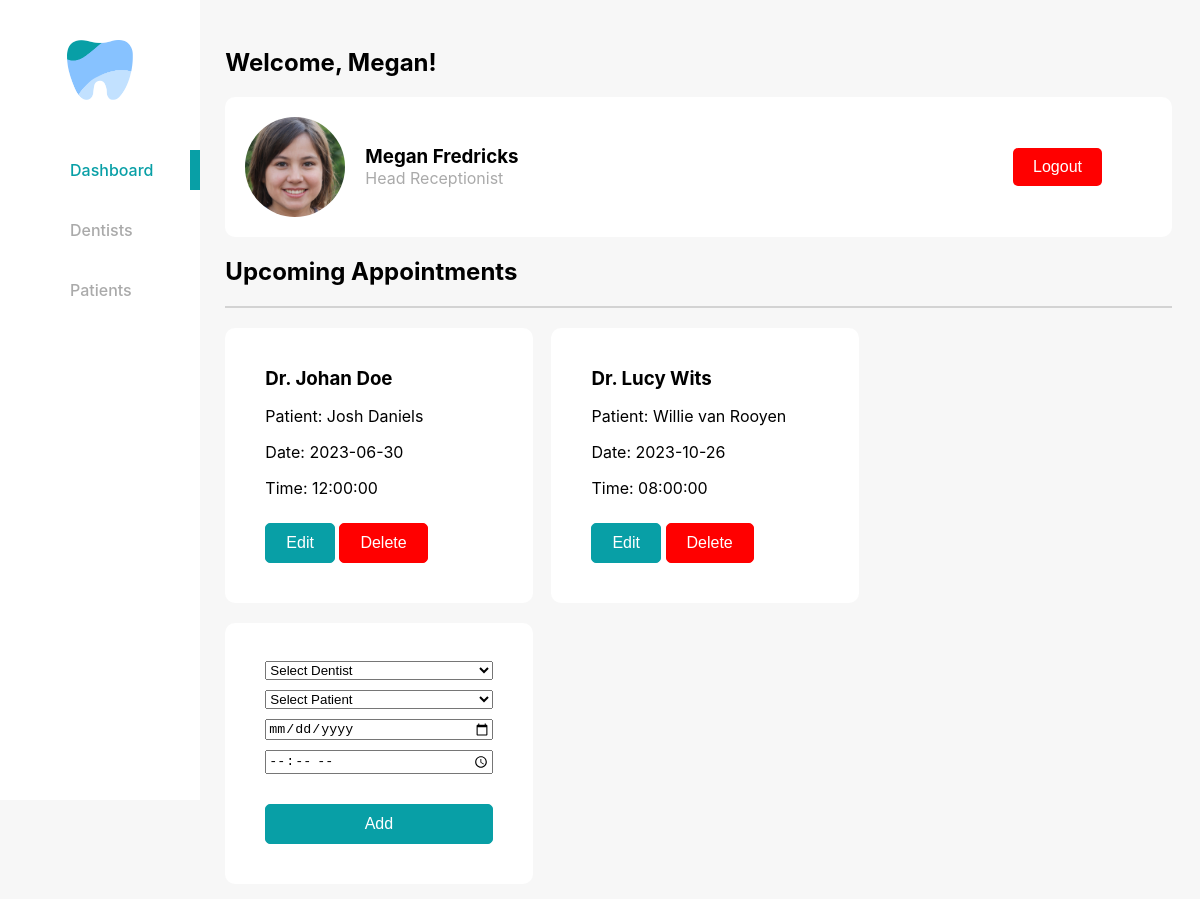
The page /dentist_website/dashboard.php (signed in) on the database its author committed.
### tables this page shows
CREATE TABLE `receptionists` (
  `id` int(11) NOT NULL,
  `name` varchar(25) NOT NULL,
  `surname` varchar(25) NOT NULL,
  `rank` varchar(25) NOT NULL,
  `age` varchar(25) NOT NULL,
  `gender` varchar(25) NOT NULL,
  `phone_number` varchar(25) NOT NULL,
  `email` varchar(25) NOT NULL,
  `password` varchar(25) NOT NULL,
  `profile_img` varchar(25) NOT NULL,
  `role` varchar(25) NOT NULL
);

CREATE TABLE `appointments` (
  `id` int(11) NOT NULL,
  `date` date NOT NULL,
  `time` time NOT NULL,
  `receptionist_id` int(11) NOT NULL,
  `dentist_id` int(11) NOT NULL,
  `patient_id` int(11) NOT NULL
);

CREATE TABLE `dentists` (
  `id` int(11) NOT NULL,
  `name` varchar(25) NOT NULL,
  `surname` varchar(25) NOT NULL,
  `age` varchar(25) NOT NULL,
  `gender` varchar(25) NOT NULL,
  `email` varchar(25) NOT NULL,
  `phone` varchar(255) NOT NULL,
  `occupation` varchar(25) NOT NULL,
  `profile_img` varchar(25) NOT NULL
);

CREATE TABLE `patients` (
  `id` int(11) NOT NULL,
  `name` varchar(25) NOT NULL,
  `surname` varchar(25) NOT NULL,
  `age` varchar(25) NOT NULL,
  `gender` varchar(25) NOT NULL,
  `medical_aid_number` varchar(25) NOT NULL,
  `email` varchar(25) NOT NULL,
  `profile_img` varchar(25) NOT NULL
);

### dentist_website/dashboard.php (the view, shortened to what this page needs)
<?php
include 'db.php';
$receptionistId = $_SESSION['receptionist_id'];
$query = "SELECT * FROM receptionists WHERE id = $receptionistId";
$result = mysqli_query($conn, $query);
$receptionist = mysqli_fetch_assoc($result);
$appointmentsQuery = "SELECT a.*, d.name AS dentist_name, d.surname AS dentist_surname, p.name AS patient_name, p.surname AS patient_surname
                     FROM appointments a
                     JOIN dentists d ON a.dentist_id = d.id
                     JOIN patients p ON a.patient_id = p.id
                     WHERE a.receptionist_id = $receptionistId
                     ORDER BY a.date ASC";
$appointmentsResult = mysqli_query($conn, $appointmentsQuery);
$numAppointments = mysqli_num_rows($appointmentsResult);
?>
<!DOCTYPE html>
<html>
<head>
    <link rel="stylesheet" type="text/css" href="css/style.css">
</head>
<body>
    <div class="container-fluid">
        <div class="row">
            <div class="col-md-2">
                <div class="sidebar">
                    <div class="logo">
                        <img src="images/logo.png" style="margin-top: 20px ;" height="60px">
                    </div>
                    <ul class="nav">
                        <a href="dashboard.php"
                            style="text-decoration: none; color: #089FA6; font-weight: 500; box-shadow: inset -10px 0px 0px #089FA6; color: #089FA6;">Dashboard</a>
                        <a href="dentist.php"
                            style="text-decoration: none; color: #AAAAAA; font-weight: 500;">Dentists</a>
                        <a href="patient.php"
                            style="text-decoration: none; color: #AAAAAA; font-weight: 500;">Patients</a>
                    </ul>
                </div>
            </div>
            <div class="col-md-10">
                <div class="content">
                    <h2>Welcome,
                        <?php echo $receptionist['name']; ?>!
                    </h2>
                    <div class="profile-card">
                        <?php
                        $profile_img = $receptionist['profile_img'];
                        if ($profile_img) {
                            echo '<img src="profile_img/' . $profile_img . '" alt="Profile Image">';
                        } else {
                            echo '<img src="images/default-profile-img.jpg" alt="Default Profile Image">';
                        }
                        ?>
                        <?php if (isset($_GET['edit'])): ?>
                        <?php else: ?>
                            <div>
                                <h3>
                                    <?php echo $receptionist['name'] . ' ' . $receptionist['surname']; ?>
                                </h3>
                                <p>
                                    <?php echo $receptionist['role']; ?>
                                </p>
                            </div>
                            <div style="margin-left: auto;">
                                <a href="index.php">
                                    <button
                                        style="background-color: red; display: inline-block; padding: 10px 20px; color: white; border-radius: 5px; border: none; text-decoration: none; font-weight: medium; font-size: 16px; margin-right: 50px;">Logout</button>
                                </a>
                            </div>
                        <?php endif; ?>
                    </div>
                    <div class="appointments">
                        <h2>Upcoming Appointments</h2>
                        <div class="divider"></div>
                        <?php if ($numAppointments > 0) { ?>
                            <?php while ($row = mysqli_fetch_assoc($appointmentsResult)) { ?>
                                <div class="appointment-block"
                                    style="padding-left: 40px; padding-right: 40px; padding-bottom: 40px;">
                                    <h3>
                                        <?php echo 'Dr. ' . $row['dentist_name'] . ' ' . $row['dentist_surname']; ?>
                                    </h3>
                                    <p>Patient:
                                        <?php echo $row['patient_name'] . ' ' . $row['patient_surname']; ?>
                                    </p>
                                    <p>Date:
                                        <?php echo $row['date']; ?>
                                    </p>
                                    <p>Time:
                                        <?php echo $row['time']; ?>
                                    </p>
                                    <a href="edit_appointment.php?id=<?php echo $row['id']; ?>"><button
                                            style="font-size: 16px; display: inline-block; padding: 10px 20px; margin-top: 20px; background-color: #089FA6; color: white; border-radius: 5px; text-decoration: none; font-weight: medium;">Edit</button></a>
                                    <a href="delete_appointment.php?id=<?php echo $row['id']; ?>"><button
                                            style="font-size: 16px; display: inline-block; padding: 10px 20px; margin-top: 20px; color: white; border-radius: 5px; text-decoration: none; font-weight: medium;">Delete</button></a>
                                </div>
                            <?php } ?>
                        <?php } else { ?>
                            <p>No upcoming appointments found.</p>
                        <?php } ?>
                        <div class="add-appointment">
                            <div class="appointment-block"
                                style="padding-left: 40px; padding-right: 40px; padding-bottom: 40px; padding-top: 38px;">
                                <form method="POST" action="">
                                    <select name="dentist_id" required>
                                        <option value="" disabled selected>Select Dentist</option>
                                    </select>
                                    <select name="patient_id" required>
                                        <option value="" disabled selected>Select Patient</option>
                                    </select>
                                    <input type="date" name="date" required>
                                    <input type="time" name="time" required>
                                    <button type="submit" name="add_appointment"
                                        style="display: inline-block; padding: 10px 20px; margin-top: 20px; background-color: #089FA6; color: white; border-radius: 5px; text-decoration: none; font-weight: medium;">Add</button>
                                </form>
                            </div>
                        </div>
                    </div>
                </div>
            </div>
        </div>
    </div>
</body>
</html>

### dentist_website/css/style.css (style rules this page uses)
body { background-color: #F7F7F7; font-family: 'Inter', sans-serif; }
.sidebar { background-color: white; height: 100vh; position: fixed; top: 0; left: 0; width: 16.66667%; }
.logo { text-align: center; padding: 20px; display: flex; justify-content: center; align-items: center; }
.nav { margin-top: 30px; }
.nav a { display: block; padding: 10px 20px; margin-left: 10px; margin-top: 20px; color: black; }
.content { margin-left: 16.66667%; padding: 20px; }
.profile-card { display: flex; align-items: center; background-color: white; border-radius: 10px; padding: 10px; margin-bottom: 20px; }
.profile-card img { width: 80px; height: 80px; border-radius: 50%; margin-right: 20px; }
.profile-card h3 { margin-bottom: 5px; }
.divider { border-bottom: 1px solid lightgrey; margin-bottom: 20px; }
.appointment-block { background-color: white; border-radius: 10px; padding: 50px; float: left; width: calc(25% - 15px); margin-right: 15px; margin-bottom: 15px; }
.add-appointment .appointment-block { background-color: white; border-radius: 10px; padding: 20px; float: left; width: calc(25% - 15px); margin-right: 15px; margin-bottom: 15px; }
.add-appointment .appointment-block:nth-child(4n+1) { margin-right: 0; }
.appointment-block h3 { margin-bottom: 10px; }
.appointment-block p { margin-bottom: 5px; }
.appointment-block button { background-color: #089FA6; border: 1px solid #089FA6; color: white; }
.appointment-block a:last-child button { background-color: red; border: 1px solid red; color: white; }

### dentist_website/dashboard.php (style rules this page uses)
body { background-color: #F7F7F7; font-family: 'Inter', sans-serif; font-size: 16px; }
.sidebar { background-color: white; height: 100vh; position: fixed; top: 0; left: 0; width: 16.66667%; }
.logo { text-align: center; padding: 20px; display: flex; justify-content: center; align-items: center; }
.nav { margin-top: 30px; }
.nav a { display: block; padding: 10px 20px; margin-left: 10px; margin-top: 20px; color: black; }
.content { margin-left: 16.66667%; padding: 20px; }
.profile-card { background-color: white; border-radius: 10px; padding: 20px; display: flex; align-items: center; margin-bottom: 20px; }
.profile-card img { height: 100px; width: 100px; border-radius: 50%; margin-right: 20px; }
.profile-card h3 { margin: 0; }
.profile-card p { margin: 0; color: #AAAAAA; }
.appointments { margin-top: 20px; }
.appointment-block { background-color: white; border-radius: 10px; padding: 20px; margin-bottom: 20px; display: inline-block; width: 24%; margin-right: 2%; vertical-align: top; }
.add-appointment .appointment-block { background-color: white; border-radius: 10px; padding: 20px; display: inline-block; width: 24%; vertical-align: top; margin-right: 2%; }
.add-appointment .appointment-block form { display: flex; flex-direction: column; }
.add-appointment .appointment-block select, .add-appointment .appointment-block input[type="date"], .add-appointment .appointment-block input[type="time"] { margin-bottom: 10px; }
.add-appointment .appointment-block button { font-size: 16px; }
.divider { height: 1px; background-color: lightgray; margin: 20px 0; }

### rows shown on the page
receptionists: name "Megan", profile_img (picture), surname "Fredricks", role "Head Receptionist"
appointments: dentist.name "Johan", dentist.surname "Doe", patient.name "Josh", patient.surname "Daniels", date "2023-06-30", time "12:00:00"
appointments: dentist.name "Lucy", dentist.surname "Wits", patient.name "Willie", patient.surname "van Rooyen", date "2023-10-26", time "08:00:00"
